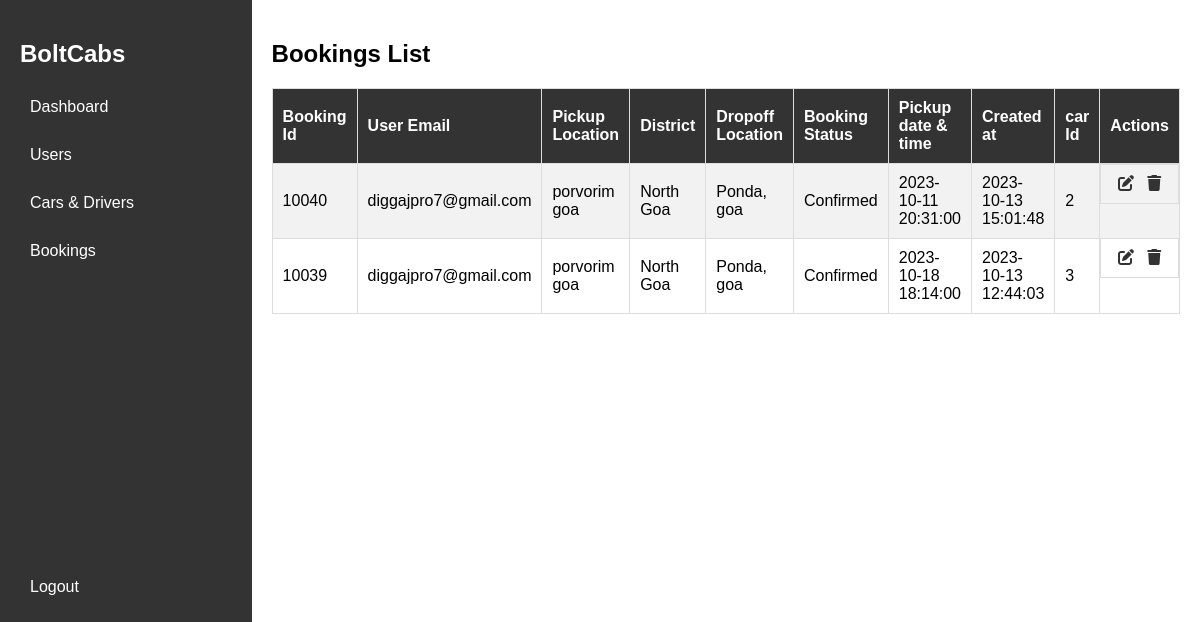
Screenshot of /docs/adminpanelbooking.php with the database file from the repository.
### tables this page shows
CREATE TABLE IF NOT EXISTS `bookings` (
  `booking_id` int NOT NULL AUTO_INCREMENT,
  `user_email` varchar(255) DEFAULT NULL,
  `pickup_location` varchar(255) DEFAULT NULL,
  `district` varchar(30) NOT NULL,
  `dropoff_location` varchar(255) DEFAULT NULL,
  `booking_status` varchar(50) DEFAULT NULL,
  `pickup_datetime` datetime DEFAULT NULL,
  `created_at` timestamp NULL DEFAULT NULL,
  `car_id` int DEFAULT NULL,
  PRIMARY KEY (`booking_id`),
  KEY `fk_car_id` (`car_id`)
);

### docs/adminpanelbooking.php (the view, shortened to what this page needs)
<?php
include "connection.php";
$sql = "SELECT booking_id, user_email, pickup_location, district, dropoff_location, booking_status, pickup_datetime, created_at, car_id FROM bookings";
$result = $conn->query($sql);
?>
<!DOCTYPE html>
<html lang="en">
<head>
    <link rel="stylesheet" href="https://cdnjs.cloudflare.com/ajax/libs/font-awesome/6.1.0/css/all.min.css">
</head>
<body>
    <div class="sidebar">
        <h2>BoltCabs</h2>
        <a href="adminpanel.php">Dashboard</a>
        <a href="adminpaneluser.php">Users</a>
        <a href="adminpaneltaxis.php">Cars & Drivers</a>
        <a href="#">Bookings</a>
        <br><br><br><br><br><br><br><br><br><br><br><br><br><br><br><br>
        <div class="">
            <a href="adminlogout.php">Logout</a>
        </div>
    </div>
    <div class="content">
    <div class="user-list">
    <h2>Bookings List</h2>
    <table>
        <tr>
            <th>Booking Id</th>
            <th>User Email</th>
            <th>Pickup Location</th>
            <th>District</th>
            <th>Dropoff Location</th>
            <th>Booking Status</th>
            <th>Pickup date & time</th>
            <th>Created at</th>
            <th>car Id</th>
            <th>Actions</th>
        </tr>
        <?php
        if ($result->num_rows > 0) {
            while ($row = $result->fetch_assoc()) {
                echo "<tr>";
                echo "<td>" . $row["booking_id"] . "</td>";
                echo "<td>" . $row["user_email"] . "</td>";
                echo "<td>" . $row["pickup_location"] . "</td>";
                echo "<td>" . $row["district"] . "</td>";
                echo "<td>" . $row["dropoff_location"] . "</td>";
                echo "<td>" . $row["booking_status"] . "</td>";
                echo "<td>" . $row["pickup_datetime"] . "</td>";
                echo "<td>" . $row["created_at"] . "</td>";
                echo "<td>" . $row["car_id"] . "</td>";
                echo "<td class='action-icons'>";
                echo "<a href='edit_booking.php?id=" . $row["booking_id"] . "' title='Edit Booking'><i class='fa fa-edit'></i></a>";
                echo "<a href='delete_booking.php?id=" . $row["booking_id"] . "' title='Delete Booking'><i class='fa fa-trash'></i></a>";
                echo "</td>";
                echo "</tr>";
            }
        } else {
            echo "No users found.";
        }
        ?>
    </table>
</div>
    </div>
</body>
</html>

### docs/adminpanelbooking.php (style rules this page uses)
body { margin: 0; padding: 0; font-family: 'Poppins', sans-serif; display: flex; }
.sidebar { background-color: #333; color: white; width: 250px; padding: 20px; min-height: 100vh; }
.content { flex: 1; padding: 20px; }
.sidebar a { display: block; color: white; text-decoration: none; margin-bottom: 10px; padding: 10px; }
table { width: 100%; border-collapse: collapse; }
table, th, td { border: 1px solid #ddd; }
th, td { padding: 10px; text-align: left; }
th { background-color: #333; color: white; }
tr:nth-child(even) { background-color: #f2f2f2; }
.action-icons { display: flex; justify-content: space-around; }
.action-icons a { text-decoration: none; color: #333; margin: 0 5px; }

### rows the page displays
bookings: booking_id "10040", user_email "diggajpro7@gmail.com", pickup_location "porvorim goa", district "North Goa", dropoff_location "Ponda, goa", booking_status "Confirmed", pickup_datetime "2023-10-11 20:31:00", created_at "2023-10-13 15:01:48", car "2"
bookings: booking_id "10039", user_email "diggajpro7@gmail.com", pickup_location "porvorim goa", district "North Goa", dropoff_location "Ponda, goa", booking_status "Confirmed", pickup_datetime "2023-10-18 18:14:00", created_at "2023-10-13 12:44:03", car "3"
